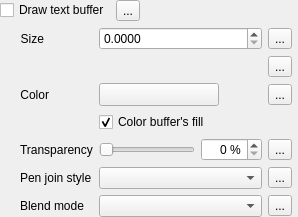
                    <widget class="QWidget" name="scrollAreaWidgetContents_3">
                     <property name="geometry">
                      <rect>
                       <x>0</x>
                       <y>0</y>
                       <width>298</width>
                       <height>208</height>
                      </rect>
                     </property>
                     <layout class="QVBoxLayout" name="verticalLayout_12">
                      <property name="leftMargin">
                       <number>0</number>
                      </property>
                      <property name="topMargin">
                       <number>0</number>
                      </property>
                      <property name="rightMargin">
                       <number>6</number>
                      </property>
                      <property name="bottomMargin">
                       <number>0</number>
                      </property>
                      <item>
                       <layout class="QGridLayout" name="gridLayout_36">
                        <item row="0" column="1">
                         <widget class="QgsDataDefinedButton" name="mBufferDrawDDBtn">
                          <property name="text">
                           <string>...</string>
                          </property>
                         </widget>
                        </item>
                        <item row="0" column="0">
                         <widget class="QCheckBox" name="mBufferDrawChkBx">
                          <property name="sizePolicy">
                           <sizepolicy hsizetype="Maximum" vsizetype="Fixed">
                            <horstretch>0</horstretch>
                            <verstretch>0</verstretch>
                           </sizepolicy>
                          </property>
                          <property name="text">
                           <string>Draw text buffer</string>
                          </property>
                         </widget>
                        </item>
                        <item row="0" column="2">
                         <spacer name="horizontalSpacer_13">
                          <property name="orientation">
                           <enum>Qt::Horizontal</enum>
                          </property>
                          <property name="sizeHint" stdset="0">
                           <size>
                            <width>0</width>
                            <height>20</height>
                           </size>
                          </property>
                         </spacer>
                        </item>
                        <item row="1" column="0" colspan="3">
                         <widget class="QFrame" name="mBufferFrame">
                          <layout class="QGridLayout" name="gridLayout_12">
                           <property name="leftMargin">
                            <number>20</number>
                           </property>
                           <property name="topMargin">
                            <number>0</number>
                           </property>
                           <property name="rightMargin">
                            <number>0</number>
                           </property>
                           <property name="bottomMargin">
                            <number>0</number>
                           </property>
                           <item row="1" column="2">
                            <widget class="QgsDataDefinedButton" name="mBufferUnitsDDBtn">
                             <property name="text">
                              <string>...</string>
                             </property>
                            </widget>
                           </item>
                           <item row="6" column="2">
                            <widget class="QgsDataDefinedButton" name="mBufferBlendModeDDBtn">
                             <property name="text">
                              <string>...</string>
                             </property>
                            </widget>
                           </item>
                           <item row="5" column="1">
                            <widget class="QgsPenJoinStyleComboBox" name="mBufferJoinStyleComboBox">
                             <property name="sizePolicy">
                              <sizepolicy hsizetype="Expanding" vsizetype="Fixed">
                               <horstretch>0</horstretch>
                               <verstretch>0</verstretch>
                              </sizepolicy>
                             </property>
                            </widget>
                           </item>
                           <item row="2" column="0">
                            <widget class="QLabel" name="label_32">
                             <property name="sizePolicy">
                              <sizepolicy hsizetype="Maximum" vsizetype="Preferred">
                               <horstretch>0</horstretch>
                               <verstretch>0</verstretch>
                              </sizepolicy>
                             </property>
                             <property name="text">
                              <string>Color</string>
                             </property>
                             <property name="alignment">
                              <set>Qt::AlignRight|Qt::AlignTrailing|Qt::AlignVCenter</set>
                             </property>
                            </widget>
                           </item>
                           <item row="5" column="0">
                            <widget class="QLabel" name="label_5">
                             <property name="text">
                              <string>Pen join style</string>
                             </property>
                            </widget>
                           </item>
                           <item row="0" column="1">
                            <widget class="QgsDoubleSpinBox" name="spinBufferSize">
                             <property name="sizePolicy">
                              <sizepolicy hsizetype="Expanding" vsizetype="Fixed">
                               <horstretch>0</horstretch>
                               <verstretch>0</verstretch>
                              </sizepolicy>
                             </property>
                             <property name="minimumSize">
                              <size>
                               <width>0</width>
                               <height>0</height>
                              </size>
                             </property>
                             <property name="suffix">
                              <string/>
                             </property>
                             <property name="decimals">
                              <number>4</number>
                             </property>
                             <property name="maximum">
                              <double>999999999.000000000000000</double>
                             </property>
                             <property name="singleStep">
                              <double>0.100000000000000</double>
                             </property>
                             <property name="showClearButton" stdset="0">
                              <bool>false</bool>
                             </property>
                            </widget>
                           </item>
                           <item row="4" column="1">
                            <widget class="QFrame" name="frame_5">
                             <property name="sizePolicy">
                              <sizepolicy hsizetype="Preferred" vsizetype="Maximum">
                               <horstretch>0</horstretch>
                               <verstretch>0</verstretch>
                              </sizepolicy>
                             </property>
                             <layout class="QHBoxLayout" name="horizontalLayout_10">
                              <property name="leftMargin">
                               <number>0</number>
                              </property>
                              <property name="topMargin">
                               <number>0</number>
                              </property>
                              <property name="rightMargin">
                               <number>0</number>
                              </property>
                              <property name="bottomMargin">
                               <number>0</number>
                              </property>
                              <item>
                               <widget class="QSlider" name="mBufferTranspSlider">
                                <property name="enabled">
                                 <bool>true</bool>
                                </property>
                                <property name="sizePolicy">
                                 <sizepolicy hsizetype="Expanding" vsizetype="Fixed">
                                  <horstretch>0</horstretch>
                                  <verstretch>0</verstretch>
                                 </sizepolicy>
                                </property>
                                <property name="minimumSize">
                                 <size>
                                  <width>0</width>
                                  <height>0</height>
                                 </size>
                                </property>
                                <property name="maximumSize">
                                 <size>
                                  <width>16777215</width>
                                  <height>16777215</height>
                                 </size>
                                </property>
                                <property name="maximum">
                                 <number>100</number>
                                </property>
                                <property name="orientation">
                                 <enum>Qt::Horizontal</enum>
                                </property>
                               </widget>
                              </item>
                              <item>
                               <widget class="QgsSpinBox" name="mBufferTranspSpinBox">
                                <property name="enabled">
                                 <bool>true</bool>
                                </property>
                                <property name="alignment">
                                 <set>Qt::AlignRight|Qt::AlignTrailing|Qt::AlignVCenter</set>
                                </property>
                                <property name="suffix">
                                 <string> %</string>
                                </property>
                                <property name="maximum">
                                 <number>100</number>
                                </property>
                               </widget>
                              </item>
                             </layout>
                            </widget>
                           </item>
                           <item row="4" column="0">
                            <widget class="QLabel" name="mBufferTranspLabel_2">
                             <property name="enabled">
                              <bool>true</bool>
                             </property>
                             <property name="text">
                              <string>Transparency</string>
                             </property>
                            </widget>
                           </item>
                           <item row="6" column="0">
                            <widget class="QLabel" name="labelBufferBlend">
                             <property name="text">
                              <string>Blend mode</string>
                             </property>
                            </widget>
                           </item>
                           <item row="4" column="2">
                            <widget class="QgsDataDefinedButton" name="mBufferTranspDDBtn">
                             <property name="text">
                              <string>...</string>
                             </property>
                            </widget>
                           </item>
                           <item row="5" column="2">
                            <widget class="QgsDataDefinedButton" name="mBufferJoinStyleDDBtn">
                             <property name="text">
                              <string>...</string>
                             </property>
                            </widget>
                           </item>
                           <item row="2" column="1">
                            <widget class="QgsColorButtonV2" name="btnBufferColor">
                             <property name="sizePolicy">
                              <sizepolicy hsizetype="Fixed" vsizetype="Fixed">
                               <horstretch>0</horstretch>
                               <verstretch>0</verstretch>
                              </sizepolicy>
                             </property>
                             <property name="minimumSize">
                              <size>
                               <width>120</width>
                               <height>0</height>
                              </size>
                             </property>
                             <property name="maximumSize">
                              <size>
                               <width>120</width>
                               <height>16777215</height>
                              </size>
                             </property>
                             <property name="text">
                              <string/>
                             </property>
                            </widget>
                           </item>
                           <item row="0" column="2">
                            <widget class="QgsDataDefinedButton" name="mBufferSizeDDBtn">
                             <property name="text">
                              <string>...</string>
                             </property>
                            </widget>
                           </item>
                           <item row="2" column="2">
                            <widget class="QgsDataDefinedButton" name="mBufferColorDDBtn">
                             <property name="text">
                              <string>...</string>
                             </property>
                            </widget>
                           </item>
                           <item row="0" column="0">
                            <widget class="QLabel" name="label_31">
                             <property name="sizePolicy">
                              <sizepolicy hsizetype="Maximum" vsizetype="Preferred">
                               <horstretch>0</horstretch>
                               <verstretch>0</verstretch>
                              </sizepolicy>
                             </property>
                             <property name="text">
                              <string>Size</string>
                             </property>
                             <property name="alignment">
                              <set>Qt::AlignRight|Qt::AlignTrailing|Qt::AlignVCenter</set>
                             </property>
                            </widget>
                           </item>
                           <item row="6" column="1">
                            <widget class="QgsBlendModeComboBox" name="comboBufferBlendMode"/>
                           </item>
                           <item row="3" column="1">
                            <widget class="QCheckBox" name="mBufferTranspFillChbx">
                             <property name="text">
                              <string>Color buffer's fill</string>
                             </property>
                             <property name="checked">
                              <bool>true</bool>
                             </property>
                            </widget>
                           </item>
                           <item row="1" column="1">
                            <widget class="QgsUnitSelectionWidget" name="mBufferUnitWidget" native="true"/>
                           </item>
                          </layout>
                         </widget>
                        </item>
                       </layout>
                      </item>
                      <item>
                       <spacer name="verticalSpacer">
                        <property name="orientation">
                         <enum>Qt::Vertical</enum>
                        </property>
                        <property name="sizeHint" stdset="0">
                         <size>
                          <width>20</width>
                          <height>0</height>
                         </size>
                        </property>
                       </spacer>
                      </item>
                     </layout>
                    </widget>
